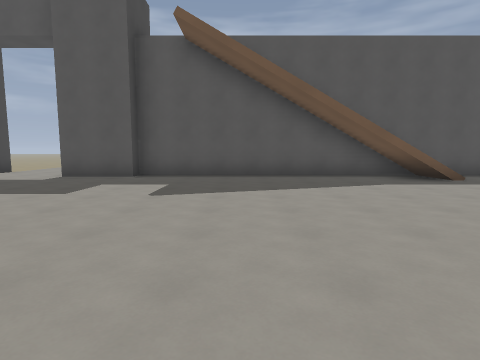
[1] (above)

23 first-person views from a walk through a 3-D level made in the Godot game engine. The camera is 1.5 m above the floor, tilts 6° down and sees 80° across. The floor is counted in squares, 2 m on a side. Each view is taken from the middle of a square. On the plan, view 1 faces up. The plan holds only what a view shows up to about 10 squares ahead; the rest is blank. The place goes on beyond the plan.

[2]
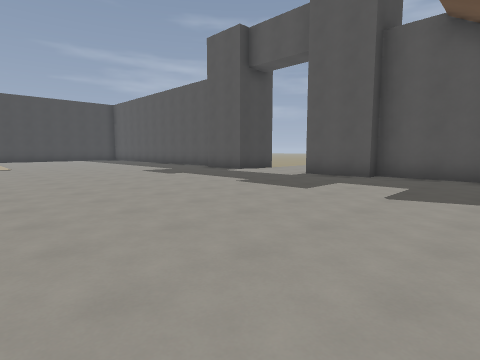

[3]
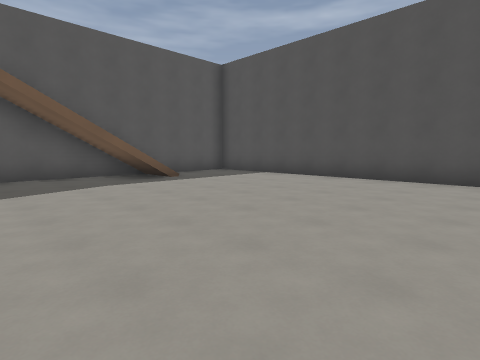

[4]
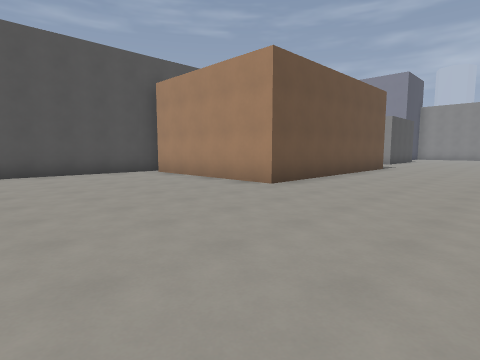

[5]
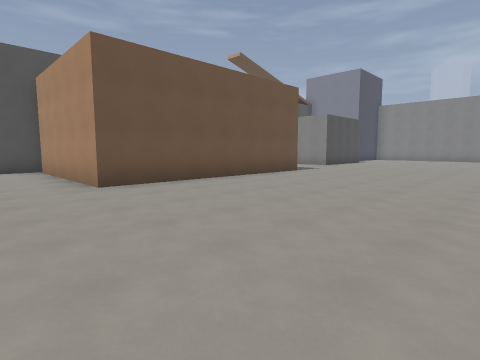

[6]
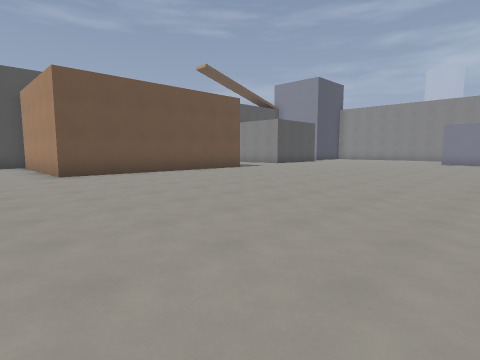

[7]
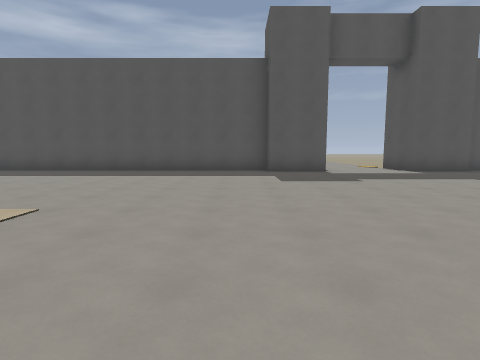

[8]
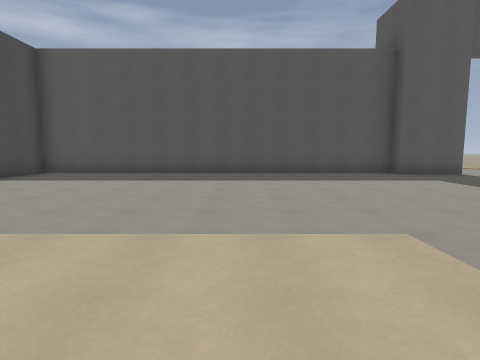

[9]
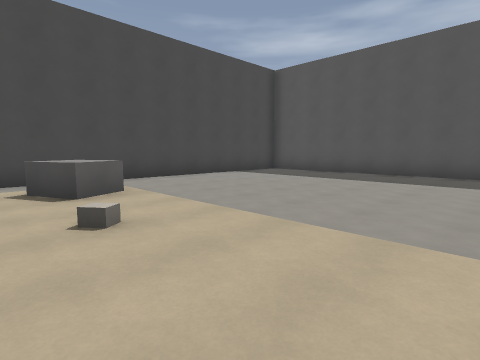

[10]
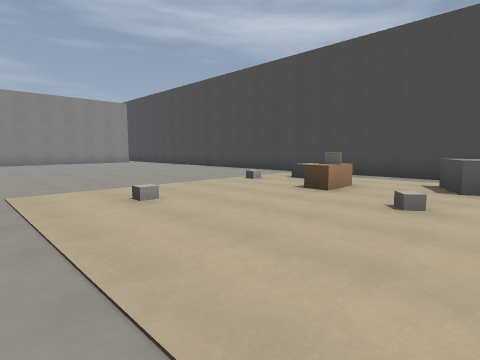

[11]
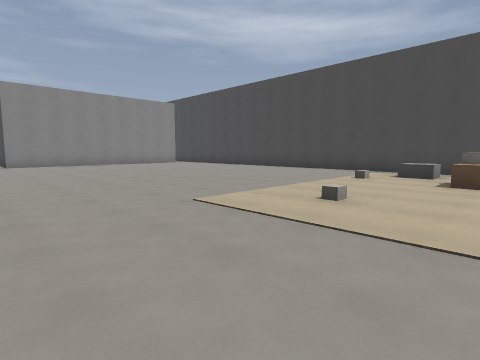

[12]
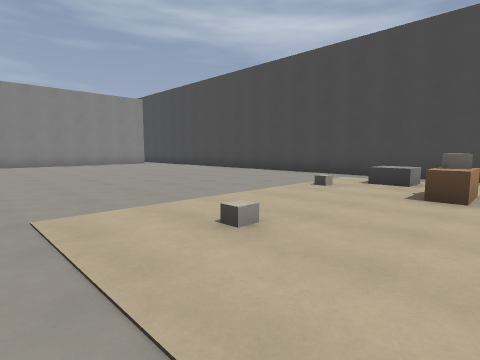

[13]
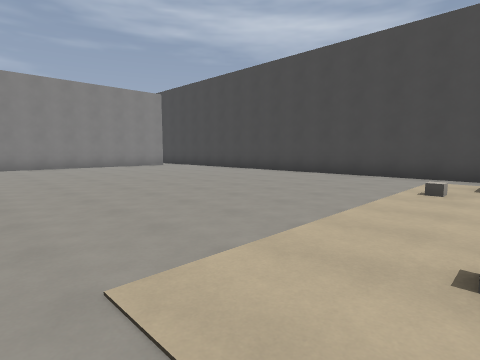

[14]
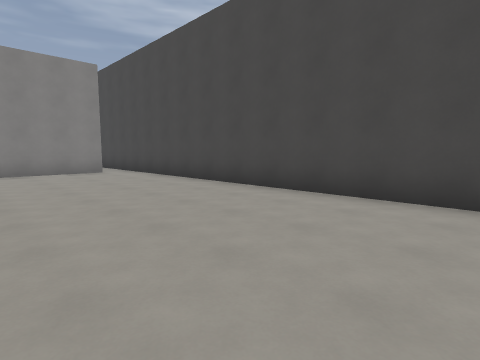

[15]
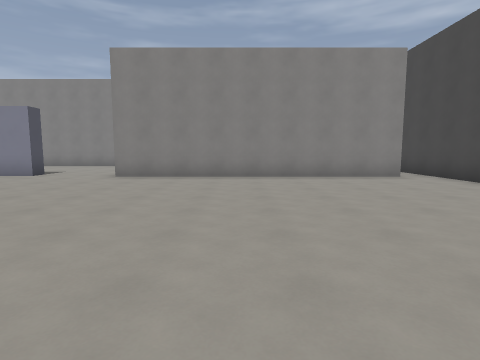

[16]
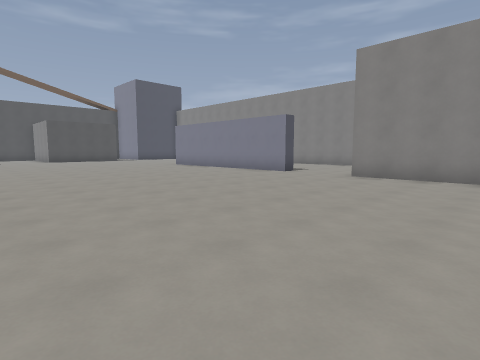

[17]
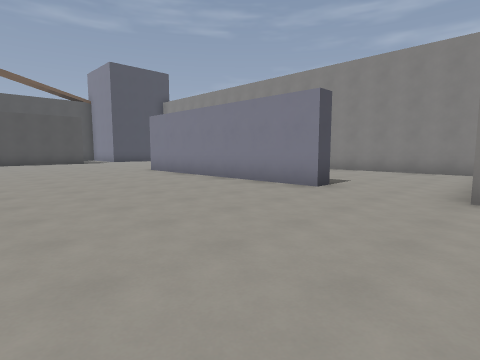

[18]
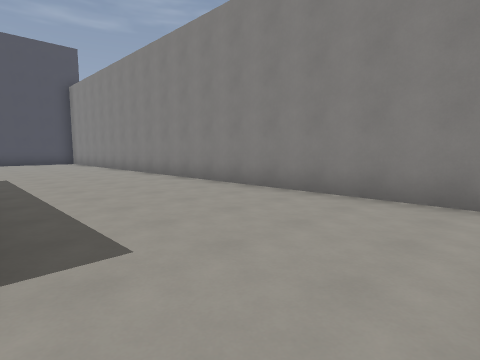

[19]
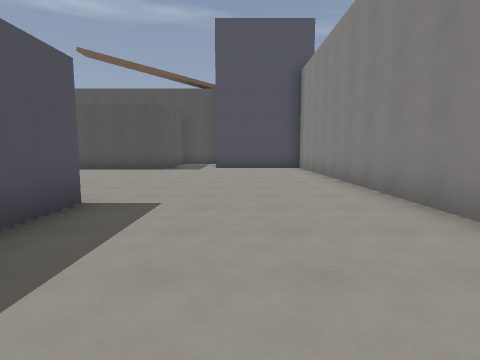

[20]
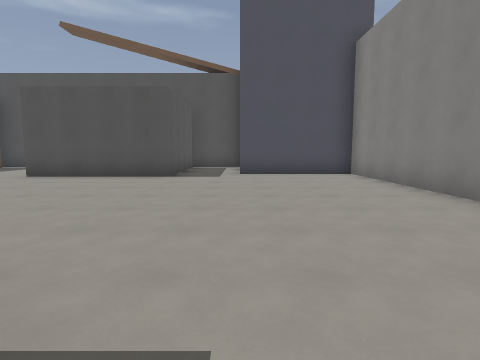

[21]
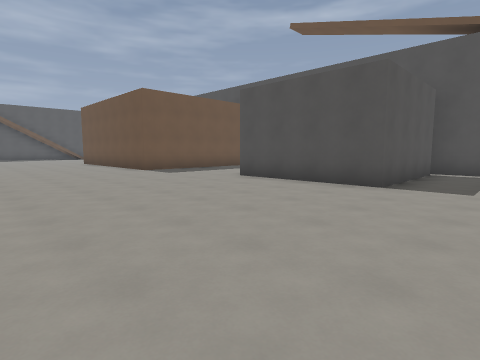

[22]
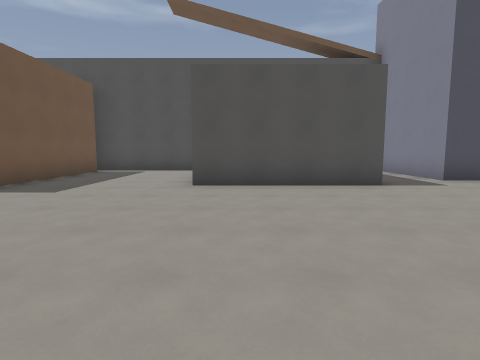

[23]
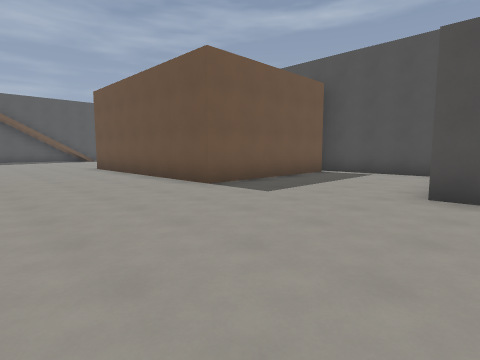

### Floor plan
Points are (right, up) in squares from view 1. A wall is a line through its corners. A room is listed if a view was taken in it or the views show most of it. See-through windows are left out.
Room 1 (views 1, 2, 3, 4, 5, 6, 7, 8, 9, 10, 11, 12, 13, 14, 15, 16, 17, 18, 19, 20, 21, 22, 23)
walls: (-18.1, -1.8) (-18.6, -2); (-10, -16.9) (-10, -16.3) (-4, -16.3); (-3, -16.8) (-4.4, -16.8); (-7.9, 8) (-10, 8) (-10, 8.5) (-21.5, 8.5) (-21.5, -17.9); (-19.2, 1.2) (-18.8, 0.3) (-19.8, -0.2); (-8, 10) (-8, 9.5); (8.1, -8) (3, -8) (3, -1) (8, -1); (8.5, -1.1) (8.5, 6.8); (8.5, -11.1) (8.5, -8.2); (-12, -21.5) (5, -21.5) (5, -18) (8, -18); (-20.6, -16) (-12.5, -16); (8, -16) (4, -16) (4, -12); (7.1, 8.5) (-3, 8.5) (-3, 8) (-5, 8); (8.5, -17.1) (8.5, -15.9)
low walls: (-18.8, -1.5) (-17.8, -1.5) (-17.8, -2); (-20.2, -2.6) (-19.4, -2.6) (-19.4, -3.5)

Where each view was taken, in squares from view 1:
view 1: 0 up, 0 right, facing up
view 2: 0 up, 0 right, facing up-left
view 3: 0 up, 1 right, facing up-right
view 4: 4 up, 1 left, facing down-right
view 5: 1 up, 3 left, facing down-right
view 6: 1 up, 6 left, facing down-right
view 7: 2 down, 11 left, facing up
view 8: 1 down, 15 left, facing up
view 9: 1 down, 14 left, facing up-left
view 10: 1 up, 13 left, facing down-left
view 11: 1 down, 11 left, facing down-left
view 12: 1 down, 13 left, facing down-left
view 13: 3 down, 13 left, facing down-left
view 14: 6 down, 17 left, facing down-left
view 15: 8 down, 16 left, facing down
view 16: 8 down, 16 left, facing down-right
view 17: 11 down, 13 left, facing down-right
view 18: 17 down, 12 left, facing down-right
view 19: 19 down, 7 left, facing right
view 20: 18 down, 4 left, facing right
view 21: 18 down, 2 left, facing up-right
view 22: 13 down, 2 left, facing right
view 23: 13 down, 1 left, facing up-right
